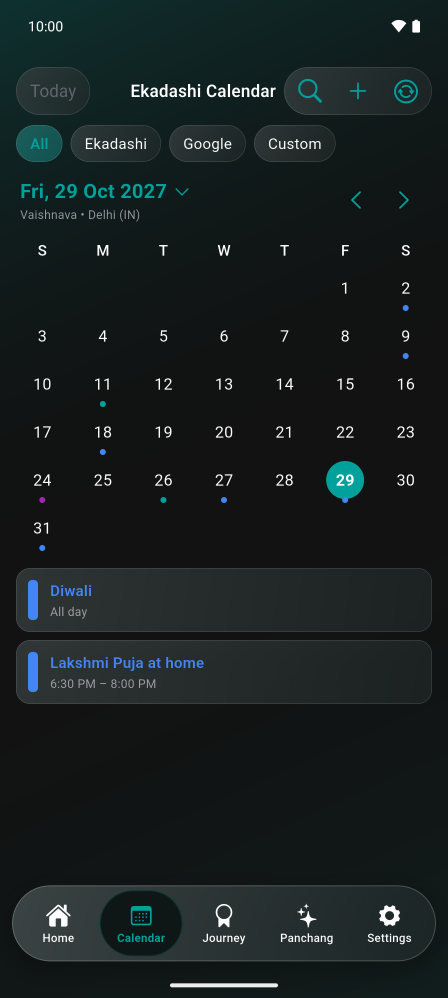
#> input picture store-assets/android/raw/calendar-diwali.png, 1344 x 2992 px, given in place of w-ekadashi-small.png, which was not available (shown at 1/3 size)
$ python crop_widgets.py ../raw ../raw/home.png
#> lines starting #> are read from the running program, lines starting #| are printed output that depends on the picture; after the words box and inside, x2 and y2 are one past the last pixel; in counts of white or black regions, pixels touching at a corner belong together
#!/usr/bin/env python3
"""Cut each widget out of its Settings > Widget Preview capture (1344 x 2992).
Usage: crop_widgets.py raw/widgets out_dir"""
import sys, pathlib
import numpy as np
from PIL import Image
src, out = pathlib.Path(sys.argv[1]), pathlib.Path(sys.argv[2]); out.mkdir(parents=True, exist_ok=True)
names = {"w-ekadashi-small": "ekadashi-small", "w-ekadashi-medium": "ekadashi-medium",
         "w-upcoming-medium": "upcoming-medium", "w-upcoming-large": "upcoming-large"}
for f, n in names.items():
    im = Image.open(src / f"{f}.png").convert("RGBA"); a = np.asarray(im).astype(int)
#> further down, im is the input picture: PIL image 1344x2992 RGBA; mean R, G, B, A 24.4, 31.9, 32.1, 255
    band = a[950:2500, :, :3]
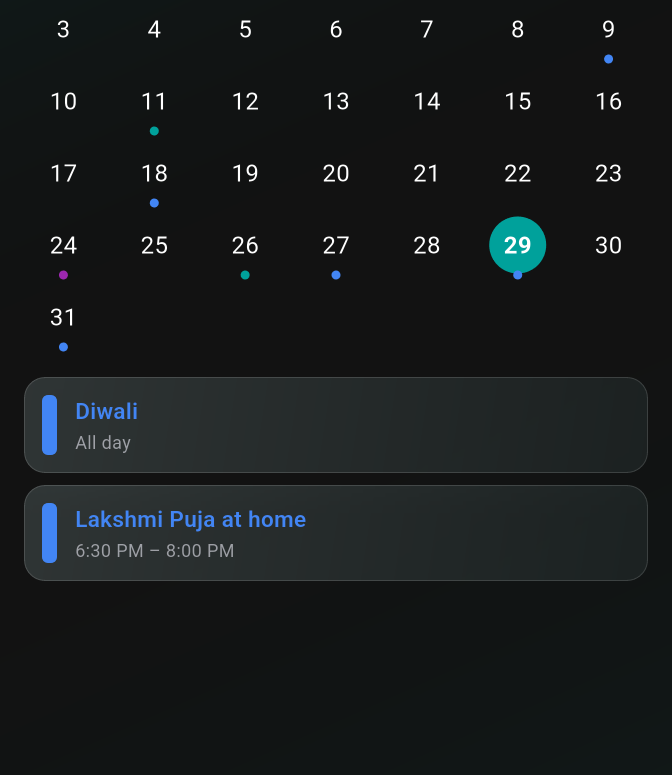
#> band: shape (1550, 1344, 3) int64 (shown at 1/2 size); mean R, G, B 23.9, 27.6, 28.4
    bg = np.median(band[:, :40].reshape(-1, 3), axis=0)
#> bg = [18, 18, 18]
    # Widget cards are dark teal: more green/blue than the neutral page background.
    teal = (band[:, :, 1] - band[:, :, 0] > 12) & (np.abs(band - bg).sum(2) > 18)
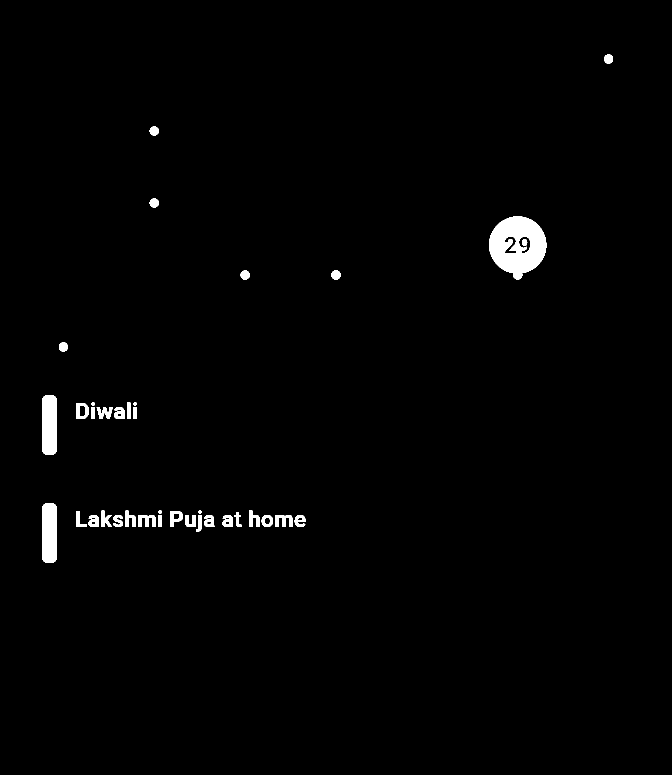
#> teal: shape (1550, 1344) bool (shown at 1/2 size); 1.3% white; 37 white regions, largest, box (x1, y1, x2, y2) and area: (978, 433, 1093, 559) 9668, (84, 790, 114, 910) 3492, (84, 1006, 114, 1126) 3492
    rows, cols = np.where(teal)
    y0, y1 = rows.min() + 950, rows.max() + 950; x0, x1 = cols.min(), cols.max()
#> after `y0, y1 = (rows.min() + 950, rows.max() + 950)`: y0 = 1059; y1 = 2075
#> after `x0, x1 = (cols.min(), cols.max())`: x0 = 84; x1 = 1225
    crop = im.crop((x0, y0, x1 + 1, y1 + 1))
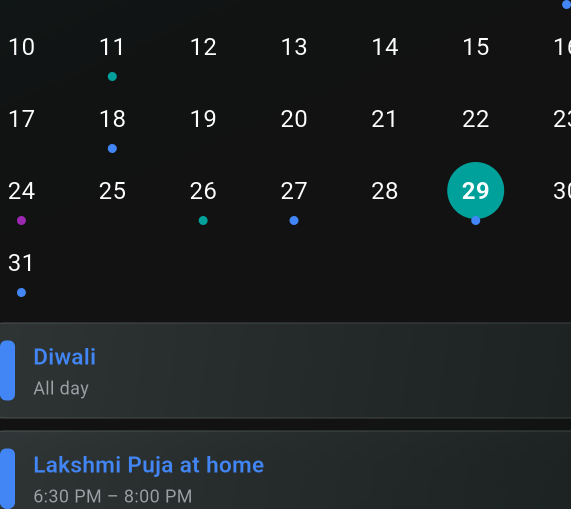
#> crop: PIL image 1142x1017 RGBA (shown at 1/2 size); mean R, G, B, A 27.3, 31.7, 33.1, 255
    # Round the corners to match the launcher's widget radius.
    r = int(0.075 * crop.width) if "small" not in n else int(0.12 * crop.width)
#> r = 137
    m = Image.new("L", crop.size, 0)
#> m: PIL image 1142x1017 L; every value is 0
    from PIL import ImageDraw
    ImageDraw.Draw(m).rounded_rectangle((0, 0, crop.width - 1, crop.height - 1), r, fill=255)
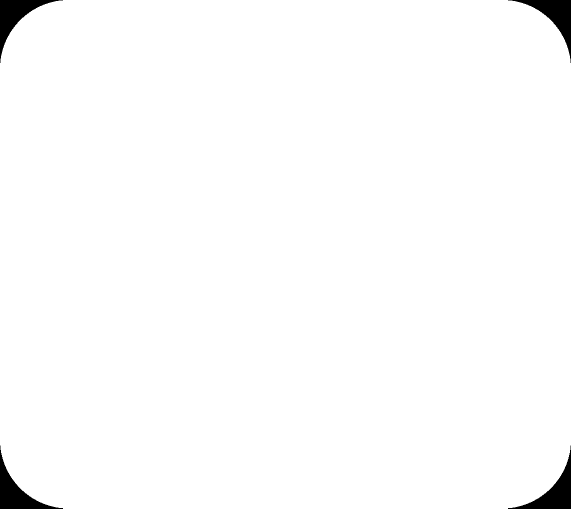
#> m: PIL image 1142x1017 L (shown at 1/2 size); 98.6% white; 4 black regions, box (x1, y1, x2, y2) and area: (0, 0, 126, 126) 4064, (1016, 0, 1142, 126) 4064, (0, 891, 126, 1017) 4064, (1016, 891, 1142, 1017) 4064
    crop.putalpha(m); crop.save(out / f"{n}.png")
    print(n, (x0, y0, x1, y1), crop.size)
#| ekadashi-small (84, 1059, 1225, 2075) (1142, 1017)
#> pass 2 of the loop `for f, n in names.items():`:
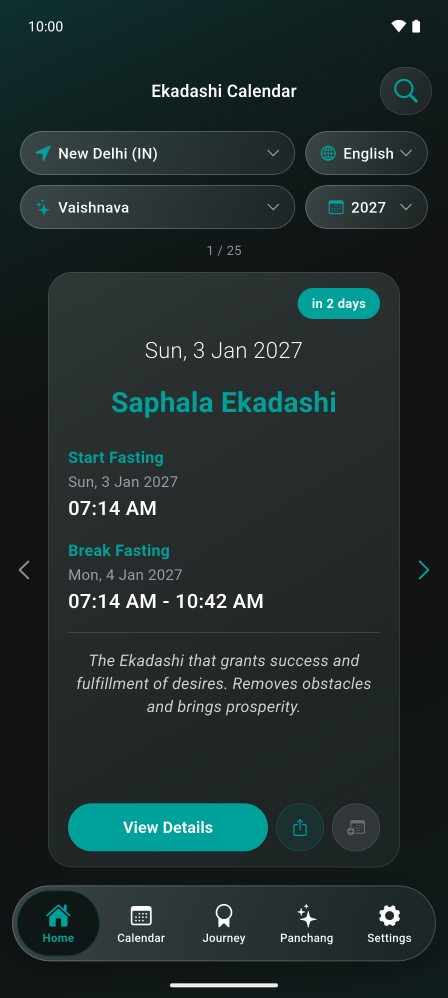
#> input picture store-assets/android/raw/home.png, 1344 x 2992 px, given in place of w-ekadashi-medium.png, which was not available (shown at 1/3 size)
#> im is the input picture: PIL image 1344x2992 RGBA; mean R, G, B, A 32.7, 45.6, 45.2, 255
#> `teal = (band[:, :, 1] - band[:, :, 0] > 12) & (np.abs(band - bg).sum(2..`:
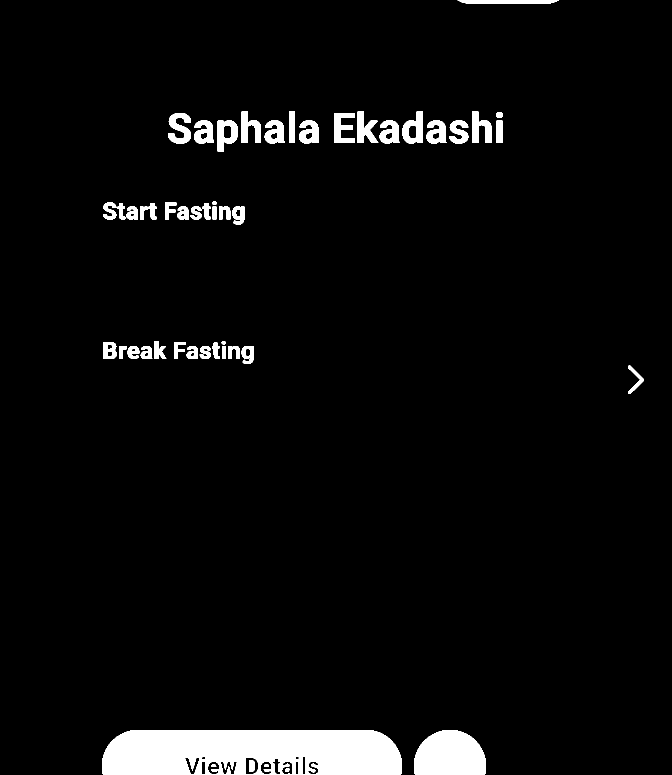
#> teal: shape (1550, 1344) bool (shown at 1/2 size); 4.4% white; 50 white regions, largest, box (x1, y1, x2, y2) and area: (204, 1460, 804, 1550) 48072, (828, 1460, 972, 1550) 10779, (336, 226, 382, 287) 1649
#> y0 = 950; y1 = 2499
#> x0 = 204; x1 = 1287
#> `ImageDraw.Draw(m).rounded_rectangle((0, 0, crop.width - 1, crop.height..`:
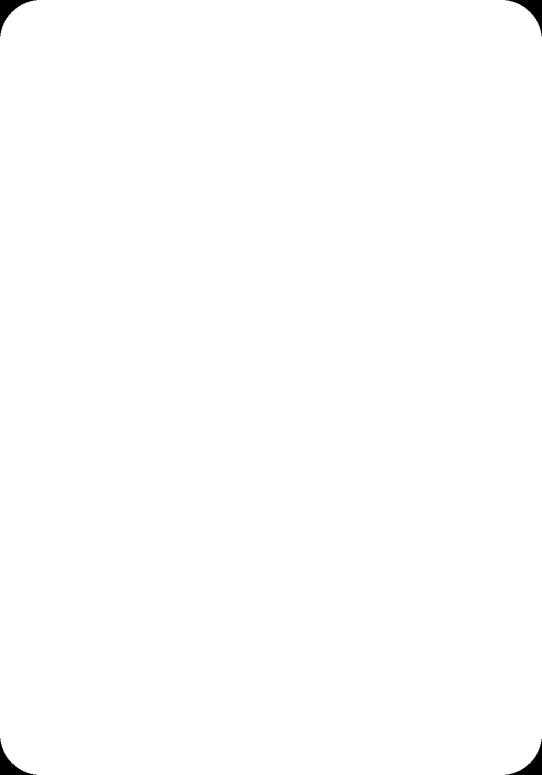
#> m: PIL image 1084x1550 L (shown at 1/2 size); 99.7% white; 4 black regions, box (x1, y1, x2, y2) and area: (0, 0, 73, 73) 1432, (1011, 0, 1084, 73) 1432, (0, 1477, 73, 1550) 1432, (1011, 1477, 1084, 1550) 1432
#| ekadashi-medium (204, 950, 1287, 2499) (1084, 1550)
#> (the run stopped early here; a loop or call above may not have finished)
